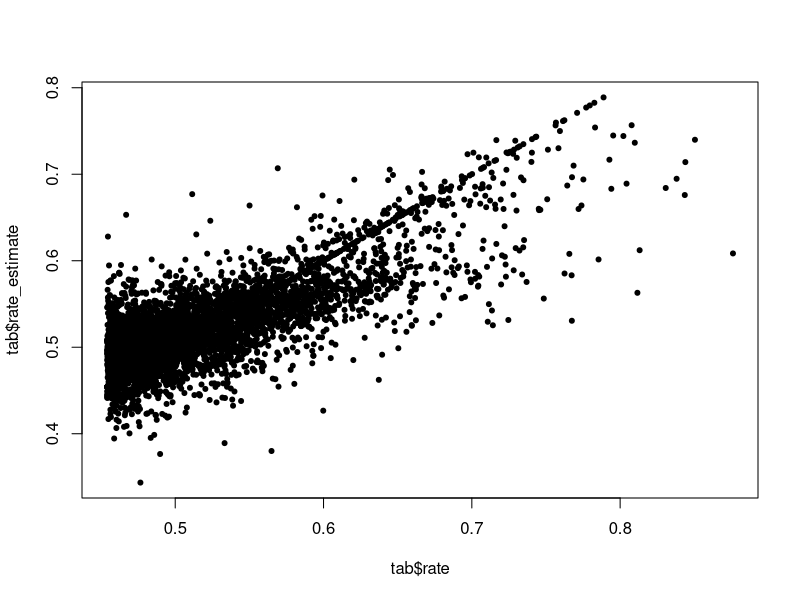
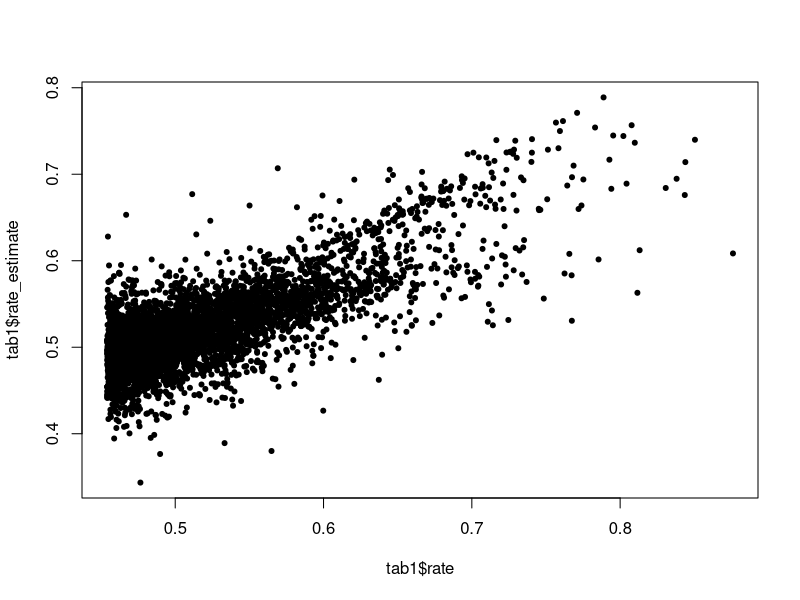

The R script that drew these images, in order:
tab<-read.table("out/estimates.csv",sep=',',header=TRUE)
plot(tab$rate,tab$rate_estimate,pch=20)
cor(tab$rate,tab$rate_estimate)

tab1<-tab[tab$rate!=tab$rate_estimate,]
plot(tab1$rate,tab1$rate_estimate,pch=20)
cor(tab1$rate,tab1$rate_estimate)
